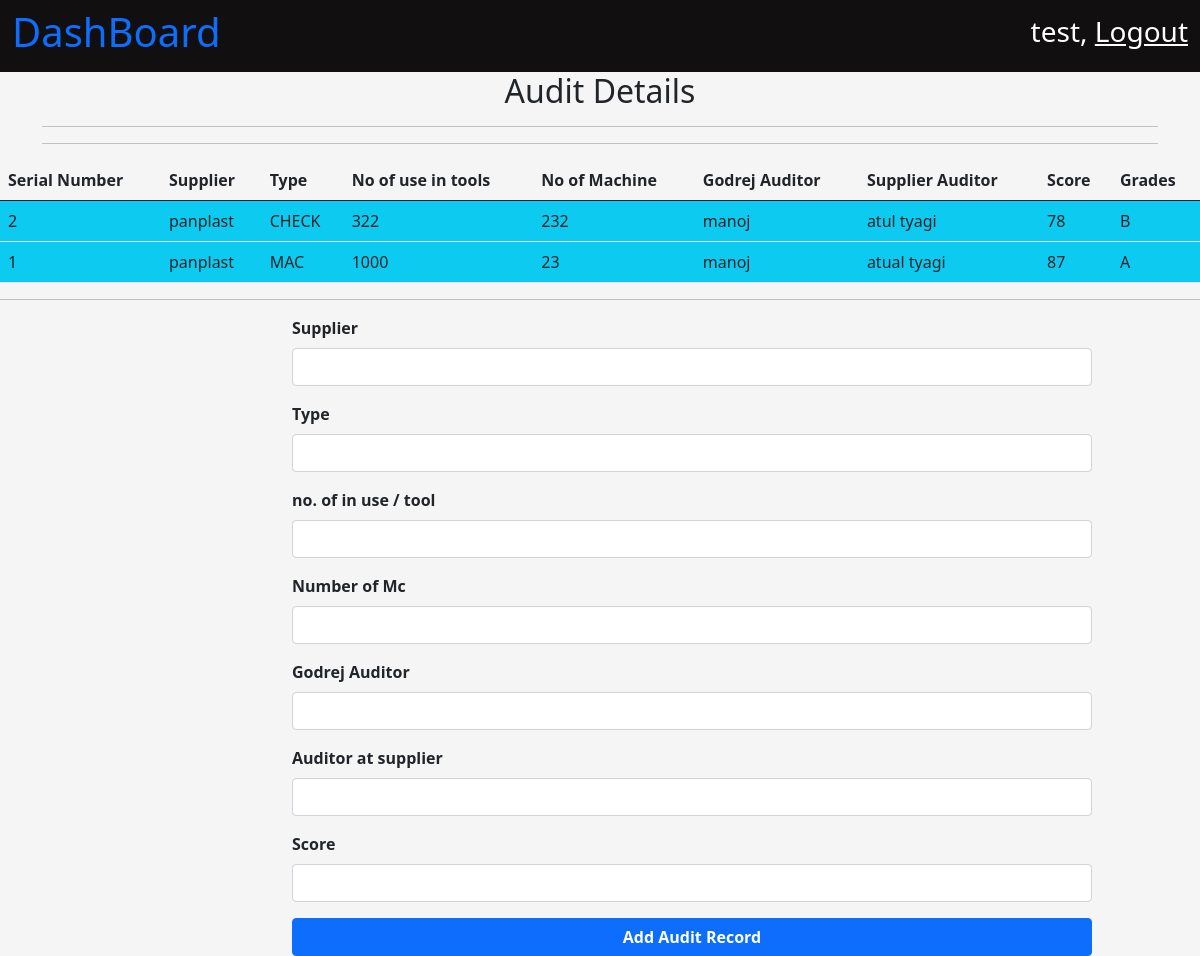
The page /quality/auditTrack/ (signed in) on the database its author committed.
### MouldQuality/models.py (models this page shows)
class AuditTrack(models.Model):
    audit_id = models.AutoField(primary_key=True)
    supplier = models.CharField(max_length=200)
    audit_type = models.CharField(max_length=20)
    tools = models.IntegerField()
    no_of_machine = models.IntegerField()
    godrej_auitor = models.CharField(max_length=50)
    supplier_audito = models.CharField(max_length=50)
    both_side_done = models.BooleanField(default = False)
    score = models.IntegerField(null=True)
    def grade(self):
        if self.score is None:
            return "-"
        elif self.score >= 90:
            return "S"
        elif self.score >= 80:
            return "A"
        elif self.score >= 70:
            return "B"
        elif self.score >= 60:
            return "C"
        elif self.score >= 50:
            return "D"
        else:
            return "E"

### MouldQuality/views.py (the view, shortened to what this page needs)
# urls.py: path('auditTrack/', views.audit_track, name = "Audit"),
@login_required
def audit_track(request):
    context = {}
    audit_data_list = AuditTrack.objects.all()[::-1] # list of all audit.
    context['AUDIT_DATA'] = audit_data_list
    if len(audit_data_list) == 0:
        context['NO_DATA'] = True
    return render(request, 'quality/audit_track.html', context)

### MouldQuality/templates/quality/audit_track.html (shortened to what this page needs)
{% extends 'base.html' %}
{% load static %}
{% block title %}
    <link
        rel="stylesheet"
        href="{% static 'css/dashboard.css' %}" >
{% endblock %}
{% block body_content %}
    <nav
        class="navbar navbar-light dashboard_nav">
        <div class="container-fluid dashboard_nav">
            <p class="h1 dashboard_title">
                <a href="{% url 'homePage' %}" style="text-decoration:None;">
                  DashBoard
                </a>
            </p>
            <div class="user_data">
                <p class="h3">
                    {{ request.user.first_name }},
                    <a href="{% url 'userLogout' %}">
                        Logout
                    </a>
                </p>
            </div>
        </div>
    </nav>
    <div class="container">
        <p class="h2" style="text-align:center;">
            Audit Details
        </p>
        <hr />
        <hr />
    </div>
        {% if not NO_DATA %}
            <table class="table">
                <thead>
                    <th class="col">
                        Serial Number
                    </th>
                    <th class="col">
                        Supplier
                    </th>
                    <th class="col">
                        Type
                    </th>
                    <th class="col">
                        No of use in tools
                    </th>
                    <th class="col">
                        No of Machine
                    </th>
                    <th class="col">
                        Godrej Auditor
                    </th>
                    <th class="col">
                        Supplier Auditor
                    </th>
                    <th class="col">
                        Score
                    </th>
                    <th class="col">
                        Grades
                    </th>
                </thead>
                <tbody>
                    {% for data in AUDIT_DATA %}
                        <tr class="bg-info">
                            <td>
                                {{   data.audit_id }}
                            </td>
                            <td>
                                {{ data.supplier }}
                            </td>
                            <td>
                                {{ data.audit_type }}
                            </td>
                            <td>
                                {{ data.tools }}
                            </td>
                            <td>
                                {{ data.no_of_machine }}
                            </td>
                            <td>
                                {{ data.godrej_auitor }}
                            </td>
                            <td>
                                {{ data.supplier_audito }}
                            </td>
                            <td>
                                {{ data.score }}
                            </td>
                            <td>
                                {{ data.grade }}
                            </td>
                        </tr>
                    {% endfor %}
                </tbody>
            </table>
        {% endif %}
        <hr />
    <div class="container">
        <form action="{% url 'Audit' %}" autocomplete="off" method="POST" style="width : 800px;margin-left : 250px;">
            <div
                class="mb-3">
                <label
                    for="exampleInputEmail1"
                    class="form-label">
                    <b>
                    Supplier
                    </b>
                </label>
                <input
                type="text"
                name = "supplier"
                class="form-control"
                id="vendorName"
                required >
            </div>
            <div
                class="mb-3">
                <label
                    for="exampleInputEmail1"
                    class="form-label">
                    <b>
                    Type
                    </b>
                </label>
                <input
                type="text"
                name = "type"
                class="form-control"
                id="vendorName"
                required >
            </div>
            <div
                class="mb-3">
                <label
                    for="exampleInputEmail1"
                    class="form-label">
                    <b>
                    no. of in use / tool
                    </b>
                </label>
                <input
                type="number"
                name = "tools"
                class="form-control"
                id="vendorName"
                >
            </div>
            <div
                class="mb-3">
                <label
                    for="exampleInputEmail1"
                    class="form-label">
                    <b>
                     Number of Mc
                    </b>
                </label>
                <input
                type="number"
                name = "numberOfMachine"
                class="form-control"
                id="vendorName"
                >
            </div>
            <div
                class="mb-3">
                <label
                    for="exampleInputEmail1"
                    class="form-label">
                    <b>
                     Godrej Auditor
                    </b>
                </label>
                <input
                type="text"
                name = "gAuditor"
                class="form-control"
                id="vendorName"
                >
            </div>
            <div
                class="mb-3">
                <label
                    for="exampleInputEmail1"
                    class="form-label">
                    <b>
                     Auditor at supplier
                    </b>
                </label>
                <input
                type="text"
                name = "sAuditor"
                class="form-control"
                id="vendorName"
                 >
            </div>
            <div
                class="mb-3">
                <label
                    for="exampleInputEmail1"
                    class="form-label">
                    <b>
                     Score
                    </b>
                </label>
                <input
                type="number"
                name = "score"
                class="form-control"
                id="vendorName"
                 >
            </div>
        <button type="submit" class="btn btn-primary" style="width :800px;"><b>Add Audit Record</b></button>
        </form>
    </div>
{% endblock %}

### user_panel/static/css/dashboard.css (style rules this page uses)
body { background-color: whitesmoke; }
nav.dashboard_nav { background-color: rgb(17, 15, 15); }
nav.dashboard_nav div.dashboard_nav { color : white; }
nav.dashboard_nav div.user_data p a { color: white; }

### rows shown on the page
AuditTrack: audit_id "2", supplier "panplast", audit_type "CHECK", tools "322", no_of_machine "232", godrej_auitor "manoj", supplier_audito "atul tyagi", score "78", grade "B"
AuditTrack: audit_id "1", supplier "panplast", audit_type "MAC", tools "1000", no_of_machine "23", godrej_auitor "manoj", supplier_audito "atual tyagi", score "87", grade "A"

### other values the page prints
{{ request.user.first_name }} "test"
